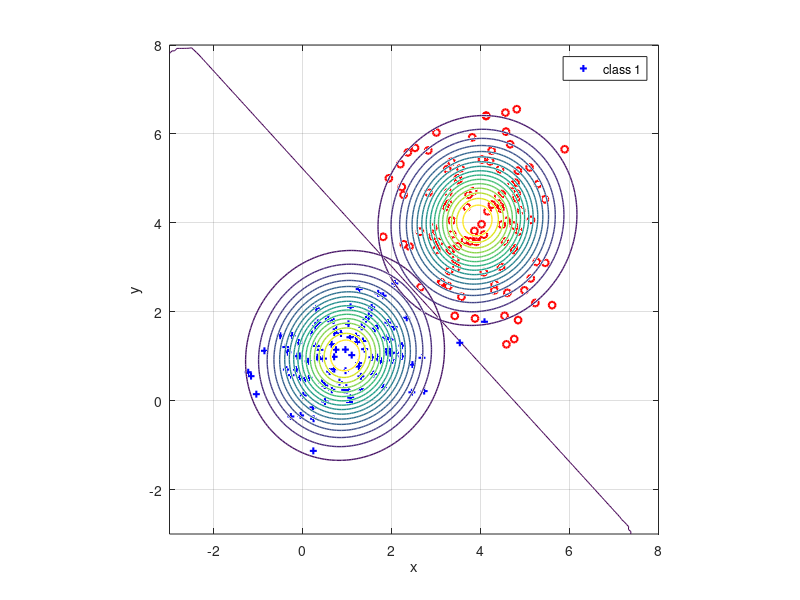

MATLAB code for this plot:
#!/usr/bin/octave-cli

## EL5857 Aprendizaje Automático
## (C) 2021 Pablo Alvarado
## Gaussian Discriminant Analysis

pkg load statistics
close all;

mc=100; ## Number of points per class
n=2;    ## Number of classes
m=mc*n; ## Total number of points (must be even)

sigma0=[1 .15;.15 0.5]
sigma1=[0.7 -.15;-.15 1.5]
rp=mvnrnd([1 1],sigma0,mc); ## Points in one class
rn=mvnrnd([4 4],sigma1,mc); ## Points in the other class

## Plot the original data 
y=[ones(mc,1); zeros(mc,1)];
figure(1,"name","Gaussian Discriminant Analysis");
hold off;

## GDA estimation
## Find means for each class and common covariance

phi=length(find(y==1))/m; ## Probability for class 1
mu_0 = sum(rn)/length(find(y==0))  ## Mean of class 0
mu_1 = sum(rp)/length(find(y==1))  ## Mean of class 1

X = [rp;rn]; ## Design matrix with all data points
X_mu1 = X(find(y==1),:)-mu_1; ## Centered data of y=1
X_mu0 = X(find(y==0),:)-mu_0; ## Centered data of y=0
X_mu = [X_mu0; X_mu1]; ## All centered data
sigma = (X_mu'*X_mu)/m ## Covariance matrix of centered data

## Plot the contour of estimated gaussians
[x1 y1]=meshgrid(linspace(-3,8,200)',linspace(-3,8,200)');
X1=[x1(:) y1(:)];
z1=mvnpdf(X1,mu_1,sigma);
contour3(x1,y1,reshape(z1,size(x1)),16,"linewidth",1); ## Class 1
hold on;

z2=mvnpdf(X1,mu_0,sigma);
contour3(x1,y1,reshape(z2,size(x1)),16,"linewidth",1); ## Class 0

## Discriminant line: where both PDF are equal
##   z2=z1 => z2-z1==0:
contour3(x1,y1,reshape(z2-z1,size(x1)),[0 0]);


## Plot the data points
plot3(rn(:,1),rn(:,2),0*y(mc+1:m,1),'ro;class 0;',
      "markersize",5,"linewidth",1.5);## Plot pts class 0
plot3(rp(:,1),rp(:,2),0*y(1:mc,1),'b+;class 1;',
      "markersize",5,"linewidth",1.5);  ## Plot pts class 1


xlabel('x');
ylabel('y');
view(0,90);

axis([-3 8 -3 8]);
daspect([1,1,.1]);
grid on;
